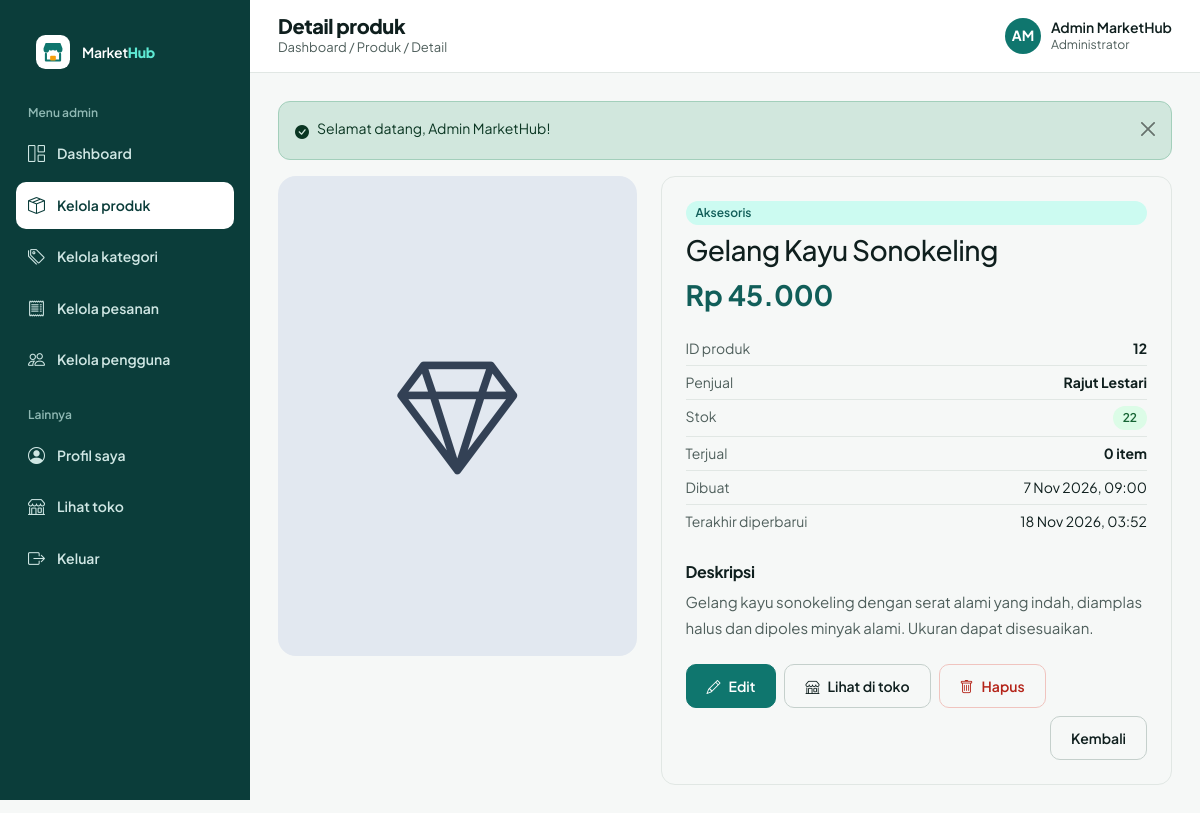
The app's page /admin/produk/detail.php?id=12 (signed in) with its own data.
### tables this page shows
CREATE TABLE users (
  id         INT UNSIGNED NOT NULL AUTO_INCREMENT,
  nama       VARCHAR(100) NOT NULL,
  email      VARCHAR(150) NOT NULL,
  password   VARCHAR(255) NOT NULL,
  role       ENUM('admin','penjual','pembeli') NOT NULL DEFAULT 'pembeli',
  status     ENUM('aktif','nonaktif') NOT NULL DEFAULT 'aktif',  
  created_at TIMESTAMP NOT NULL DEFAULT CURRENT_TIMESTAMP,
  PRIMARY KEY (id),
  UNIQUE KEY uq_users_email (email)
);

CREATE TABLE produk (
  id          INT UNSIGNED NOT NULL AUTO_INCREMENT,
  kategori_id INT UNSIGNED NOT NULL,
  penjual_id  INT UNSIGNED NOT NULL,
  nama_produk VARCHAR(150) NOT NULL,
  deskripsi   TEXT NOT NULL,
  harga       DECIMAL(12,0) NOT NULL,
  stok        INT NOT NULL DEFAULT 0,
  gambar      VARCHAR(255) DEFAULT NULL,
  created_at  TIMESTAMP NOT NULL DEFAULT CURRENT_TIMESTAMP,
  updated_at  TIMESTAMP NOT NULL DEFAULT CURRENT_TIMESTAMP ON UPDATE CURRENT_TIMESTAMP,
  PRIMARY KEY (id),
  KEY idx_produk_kategori (kategori_id),
  KEY idx_produk_penjual (penjual_id),
  CONSTRAINT fk_produk_kategori FOREIGN KEY (kategori_id) REFERENCES kategori (id) ON DELETE RESTRICT ON UPDATE CASCADE,
  CONSTRAINT fk_produk_penjual  FOREIGN KEY (penjual_id)  REFERENCES users (id)    ON DELETE RESTRICT ON UPDATE CASCADE,
  CONSTRAINT chk_produk_stok  CHECK (stok >= 0),
  CONSTRAINT chk_produk_harga CHECK (harga >= 0)
);

CREATE TABLE kategori (
  id            INT UNSIGNED NOT NULL AUTO_INCREMENT,
  nama_kategori VARCHAR(100) NOT NULL,
  slug          VARCHAR(120) NOT NULL,
  PRIMARY KEY (id),
  UNIQUE KEY uq_kategori_slug (slug)
);

### auth/session.php (called while the page is built, shortened)
<?php
function current_user()
{
    static $user = false;
    if ($user !== false) {
        return $user;
    }
    $user = null;
    if (!empty($_SESSION['uid'])) {
        $row = db_row('SELECT id, nama, email, role, status, created_at FROM users WHERE id = ?', [(int) $_SESSION['uid']]);
        if ($row && $row['status'] === 'aktif') {
            $row['id'] = (int) $row['id'];
            $user = $row;
        } else {
            unset($_SESSION['uid']);
        }
    }
    return $user;
}

### auth/check-role.php (called while the page is built, shortened)
<?php
function require_login()
{
    $user = current_user();
    if ($user) {
        return $user;
    }
}
function require_role($roles = null)
{
    $user = require_login();
    return $user;
}

### includes/auth-check.php (called while the page is built)
<?php
$authUser = require_role($requiredRoles ?? null);

### admin/produk/detail.php (the view, shortened to what this page needs)
<?php
require __DIR__ . '/../../includes/auth-check.php';
$p = produk_find((int) get('id'));
$terjual = (int) db_val("SELECT COALESCE(SUM(d.jumlah), 0) FROM detail_pesanan d JOIN pesanan o ON o.id = d.pesanan_id
    WHERE d.produk_id = ? AND o.status_pesanan <> 'dibatalkan'", [(int) $p['id']]);
$riwayat = produk_has_history($p['id']);
$topTitle = 'Detail produk';
$topCrumb = 'Dashboard / Produk / Detail';
require __DIR__ . '/../../includes/header.php';
?>
<div class="row g-4">
  <div class="col-lg-5"><?= produk_img($p, 'img-big') ?></div>
  <div class="col-lg-7">
    <div class="card card-pad">
      <span class="st" style="background:var(--mh-pl);color:var(--mh-pd)"><?= e($p['nama_kategori']) ?></span>
      <h2 class="h3 mt-2"><?= e($p['nama_produk']) ?></h2>
      <div class="fs-3 fw-bold mb-3" style="color:var(--mh-pd)"><?= rupiah($p['harga']) ?></div>
      <div class="mh-sum"><span class="text-muted">ID produk</span><b><?= (int) $p['id'] ?></b></div>
      <div class="mh-sum border-top"><span class="text-muted">Penjual</span><b><?= e($p['penjual_nama']) ?></b></div>
      <div class="mh-sum border-top"><span class="text-muted">Stok</span><?= stok_badge($p['stok']) ?></div>
      <div class="mh-sum border-top"><span class="text-muted">Terjual</span><b><?= $terjual ?> item</b></div>
      <div class="mh-sum border-top"><span class="text-muted">Dibuat</span><span><?= e(tgl($p['created_at'], true)) ?></span></div>
      <div class="mh-sum border-top"><span class="text-muted">Terakhir diperbarui</span><span><?= e(tgl($p['updated_at'], true)) ?></span></div>
      <h3 class="h6 fw-bold mt-4">Deskripsi</h3>
      <p class="text-muted" style="line-height:1.7"><?= nl2br(e($p['deskripsi'])) ?></p>
      <div class="d-flex gap-2 flex-wrap mt-2">
        <a class="btn btn-primary" href="<?= e(url('admin/produk/edit.php?id=' . (int) $p['id'])) ?>"><i class="bi bi-pencil"></i>Edit</a>
        <a class="btn btn-outline-secondary" href="<?= e(url('detail-produk.php?id=' . (int) $p['id'])) ?>"><i class="bi bi-shop"></i>Lihat di toko</a>
        <form method="post" action="<?= e(url('admin/produk/hapus.php')) ?>" data-confirm="Hapus produk ini?">
          <button class="btn btn-outline-danger" type="submit" <?= $riwayat ? 'disabled title="Memiliki histori transaksi"' : '' ?>><i class="bi bi-trash"></i>Hapus</button>
        </form>
        <a class="btn btn-outline-secondary ms-auto" href="<?= e(url('admin/produk/index.php')) ?>">Kembali</a>
      </div>
    </div>
  </div>
</div>
<?php require __DIR__ . '/../../includes/footer.php'; ?>

### includes/functions.php (shortened to what this page needs)
<?php
function db_stmt($sql, array $params = [])
{
    global $conn;
    $st = $conn->prepare($sql);
    if ($params) {
        $types = '';
        foreach ($params as $p) {
            $types .= is_int($p) ? 'i' : (is_float($p) ? 'd' : 's');
        }
        $st->bind_param($types, ...$params);
    }
    $st->execute();
    return $st;
}
function db_all($sql, array $params = [])
{
    $st = db_stmt($sql, $params);
    $rows = $st->get_result()->fetch_all(MYSQLI_ASSOC);
    return $rows;
}
function db_row($sql, array $params = [])
{
    $rows = db_all($sql, $params);
    return $rows[0] ?? null;
}
function db_val($sql, array $params = [])
{
    $row = db_row($sql, $params);
    return $row ? reset($row) : null;
}
function e($v)
{
    return htmlspecialchars((string) $v, ENT_QUOTES, 'UTF-8');
}
function url($path = '')
{
    return BASE_URL . '/' . ltrim($path, '/');
}
function get($key, $default = '')
{
    $v = $_GET[$key] ?? $default;
    return is_string($v) ? trim($v) : $default;
}
function rupiah($n)
{
    return 'Rp ' . number_format((float) $n, 0, ',', '.');
}
function tgl($d, $withTime = false)
{
    $bln = ['', 'Jan', 'Feb', 'Mar', 'Apr', 'Mei', 'Jun', 'Jul', 'Agu', 'Sep', 'Okt', 'Nov', 'Des'];
    $t = strtotime($d);
    return date('j', $t) . ' ' . $bln[(int) date('n', $t)] . ' ' . date('Y', $t) . ($withTime ? ', ' . date('H:i', $t) : '');
}
function role_label($r)
{
    return ['admin' => 'Administrator', 'penjual' => 'Penjual', 'pembeli' => 'Pembeli'][$r] ?? $r;
}
function initials($name)
{
    $parts = preg_split('/\s+/', trim((string) $name));
    $i = strtoupper(substr($parts[0] ?? '', 0, 1) . substr($parts[1] ?? '', 0, 1));
    return $i !== '' ? $i : 'U';
}
function logo_svg($size = 36, $inverse = false)
{
    $bg = $inverse ? '#FFFFFF' : '#0F766E';
    $fg = $inverse ? '#0F766E' : '#FFFFFF';
    return '<svg width="' . $size . '" height="' . $size . '" viewBox="0 0 36 36" aria-hidden="true"><rect width="36" height="36" rx="10" fill="' . $bg . '"/>'
        . '<path d="M8 14l2.2-5.5h15.6L28 14v1.5a3 3 0 01-6 0 3 3 0 01-4 0 3 3 0 01-4 0 3 3 0 01-6 0z" fill="' . $fg . '"/>'
        . '<path d="M10.5 20v7h15v-7" stroke="' . $fg . '" stroke-width="2.2" fill="none" stroke-linecap="round" stroke-linejoin="round"/>'
        . '<rect x="15" y="22" width="6" height="5" rx="1" fill="#F59E0B"/></svg>';
}
function kategori_style($kategoriId)
{
    $set = [
        ['#E8E1F5', '#4C3A8A', 'bi-handbag'],
        ['#FBE9C8', '#7A4A06', 'bi-cup-hot'],
        ['#D9F2EE', '#115E59', 'bi-basket2'],
        ['#FADBD2', '#8A2F17', 'bi-house-heart'],
        ['#DDEBD0', '#2F5A14', 'bi-flower1'],
        ['#E2E8F0', '#334155', 'bi-gem'],
    ];
    return $set[(((int) $kategoriId) - 1 + count($set) * 10) % count($set)];
}
function produk_img(array $p, $cls = 'img-card')
{
    [$bg, $fg, $icon] = kategori_style($p['kategori_id'] ?? 0);
    $file = $p['gambar'] ?? '';
    if ($file && is_file(UPLOAD_DIR . '/' . basename($file))) {
        $inner = '<img src="' . e(url('uploads/produk/' . basename($file))) . '" alt="' . e($p['nama_produk'] ?? 'Produk') . '" loading="lazy">';
    } else {
        $inner = '<i class="bi ' . $icon . '" aria-hidden="true"></i>';
    }
    return '<span class="mh-img ' . $cls . '" style="background:' . $bg . ';color:' . $fg . '">' . $inner . '</span>';
}
function produk_find($id)
{
    return db_row('SELECT p.*, k.nama_kategori, k.slug AS kategori_slug, u.nama AS penjual_nama, u.status AS penjual_status
        FROM produk p JOIN kategori k ON k.id = p.kategori_id JOIN users u ON u.id = p.penjual_id WHERE p.id = ?', [(int) $id]);
}
function produk_has_history($id)
{
    return (int) db_val('SELECT COUNT(*) FROM detail_pesanan WHERE produk_id = ?', [(int) $id]) > 0;
}
function stok_badge($stok)
{
    $stok = (int) $stok;
    $cls = $stok <= 0 ? 'st-dibatalkan' : ($stok <= 5 ? 'st-pending' : 'st-selesai');
    return '<span class="st ' . $cls . '">' . ($stok <= 0 ? 'Habis' : $stok) . '</span>';
}

### includes/topbar.php (shortened to what this page needs)
<?php
$u = current_user();
?>
<div class="mh-tb">
  <div>
    <h1 class="mh-tb-title"><?= e($topTitle ?? 'Dashboard') ?></h1>
    <div class="mh-tb-crumb"><?= e($topCrumb ?? tanggal_panjang()) ?></div>
  </div>
  <div class="ms-auto d-flex align-items-center gap-3">
    <span class="mh-me"><span class="mh-av mh-av-dark"><?= e(initials($u['nama'])) ?></span>
      <span class="d-none d-sm-block lh-sm"><?= e($u['nama']) ?><small class="d-block text-muted fw-normal"><?= e(role_label($u['role'])) ?></small></span></span>
  </div>
</div>

### assets/css/style.css (style rules this page uses)
:root { --mh-p:#0F766E;--mh-pd:#115E59;--mh-pl:#CCFBF1;--mh-px:#F0FDFA;--mh-a:#F59E0B;--mh-dark:#0B3D3A; --mh-ink:#0F1F1E;--mh-mut:#4F5F5C;--mh-line:#E1E7E4;--mh-bg:#F6F8F7; --bs-primary:#0F766E;--bs-primary-rgb:15,118,110; --bs-link-color:#0F766E;--bs-link-color-rgb:15,118,110;--bs-link-hover-color:#115E59;--bs-link-hover-color-rgb:17,94,89; --bs-body-font-family:'Plus Jakarta Sans',system-ui,-apple-system,'Segoe UI',sans-serif; --bs-body-color:#0F1F1E;--bs-body-color-rgb:15,31,30;--bs-body-bg:#F6F8F7;--bs-body-font-size:.9375rem; --bs-border-color:#E1E7E4;--bs-border-radius:.625rem;--bs-secondary-color:#4F5F5C; }
body { font-family:var(--bs-body-font-family);line-height:1.5;-webkit-font-smoothing:antialiased }
h1,h2,h3,h4,h5 { font-weight:800;letter-spacing:-.02em }
a { text-decoration:none }
.text-muted,.mut { color:var(--mh-mut)!important }
.btn { --bs-btn-border-radius:10px;display:inline-flex;align-items:center;justify-content:center;gap:.5rem;min-height:44px;padding:0 1.25rem;font-weight:600;font-size:14px;white-space:nowrap }
.btn-primary { --bs-btn-bg:#0F766E;--bs-btn-border-color:#0F766E;--bs-btn-hover-bg:#115E59;--bs-btn-hover-border-color:#115E59;--bs-btn-active-bg:#0B3D3A;--bs-btn-active-border-color:#0B3D3A;--bs-btn-disabled-bg:#0F766E;--bs-btn-disabled-border-color:#0F766E }
.btn-outline-secondary { --bs-btn-color:#0F1F1E;--bs-btn-border-color:#C5D0CC;--bs-btn-hover-bg:#F1F5F3;--bs-btn-hover-color:#0F1F1E;--bs-btn-hover-border-color:#AFC4BF;--bs-btn-active-bg:#E4ECE9;--bs-btn-active-color:#0F1F1E;--bs-btn-active-border-color:#AFC4BF }
.btn-outline-danger { --bs-btn-color:#B42318;--bs-btn-border-color:#F0C4BF;--bs-btn-hover-bg:#B42318;--bs-btn-hover-border-color:#B42318 }
.card { --bs-card-border-radius:14px;--bs-card-border-color:var(--mh-line);--bs-card-inner-border-radius:13px;border-radius:14px }
.card-pad { padding:24px }
.st { display:inline-block;padding:3px 10px;border-radius:999px;font-size:12px;font-weight:600;white-space:nowrap }
.st-selesai { background:#DCFCE7;color:#166534 }
.mh-img { display:flex;align-items:center;justify-content:center;overflow:hidden;position:relative;flex:none }
.mh-img .bi { font-size:56px;line-height:1 }
.img-big { width:100%;height:480px;border-radius:18px }
.img-big .bi { font-size:120px }
.mh-me { display:flex;align-items:center;gap:10px;font-weight:600;font-size:14px;color:var(--mh-ink) }
.mh-av { width:36px;height:36px;border-radius:50%;background:var(--mh-pl);color:var(--mh-pd);display:flex;align-items:center;justify-content:center;font-weight:700;font-size:14px;flex:none }
.mh-av-dark { background:var(--mh-p);color:#fff }
.mh-sum { display:flex;justify-content:space-between;gap:12px;padding:6px 0;font-size:14px }
.mh-tb { background:#fff;border-bottom:1px solid var(--mh-line);display:flex;align-items:center;gap:16px;padding:14px 28px;position:sticky;top:0;z-index:1010 }
.mh-tb-title { font-size:20px;margin:0 }
.mh-tb-crumb { font-size:13px;color:var(--mh-mut) }

### records on screen
users: nama "AM", nama "Admin MarketHub", role "Administrator"
produk: kategori.nama_kategori "Aksesoris", nama_produk "Gelang Kayu Sonokeling", harga "Rp 45.000", id "12", penjual.nama "Rajut Lestari", stok "22", created_at "7 Nov 2026, 09:00", updated_at "18 Nov 2026, 03:52", deskripsi "Gelang kayu sonokeling dengan serat alami yang indah, diamplas halus dan dipoles minyak alami. Ukuran dapat disesuaikan."

### other values on screen
$label "Dashboard"
$label "Kelola produk"
$label "Kelola kategori"
$label "Kelola pesanan"
$label "Kelola pengguna"
$topTitle "Detail produk"
$topCrumb "Dashboard / Produk / Detail"
$fl['msg'] "Selamat datang, Admin MarketHub!"
$terjual "0"
